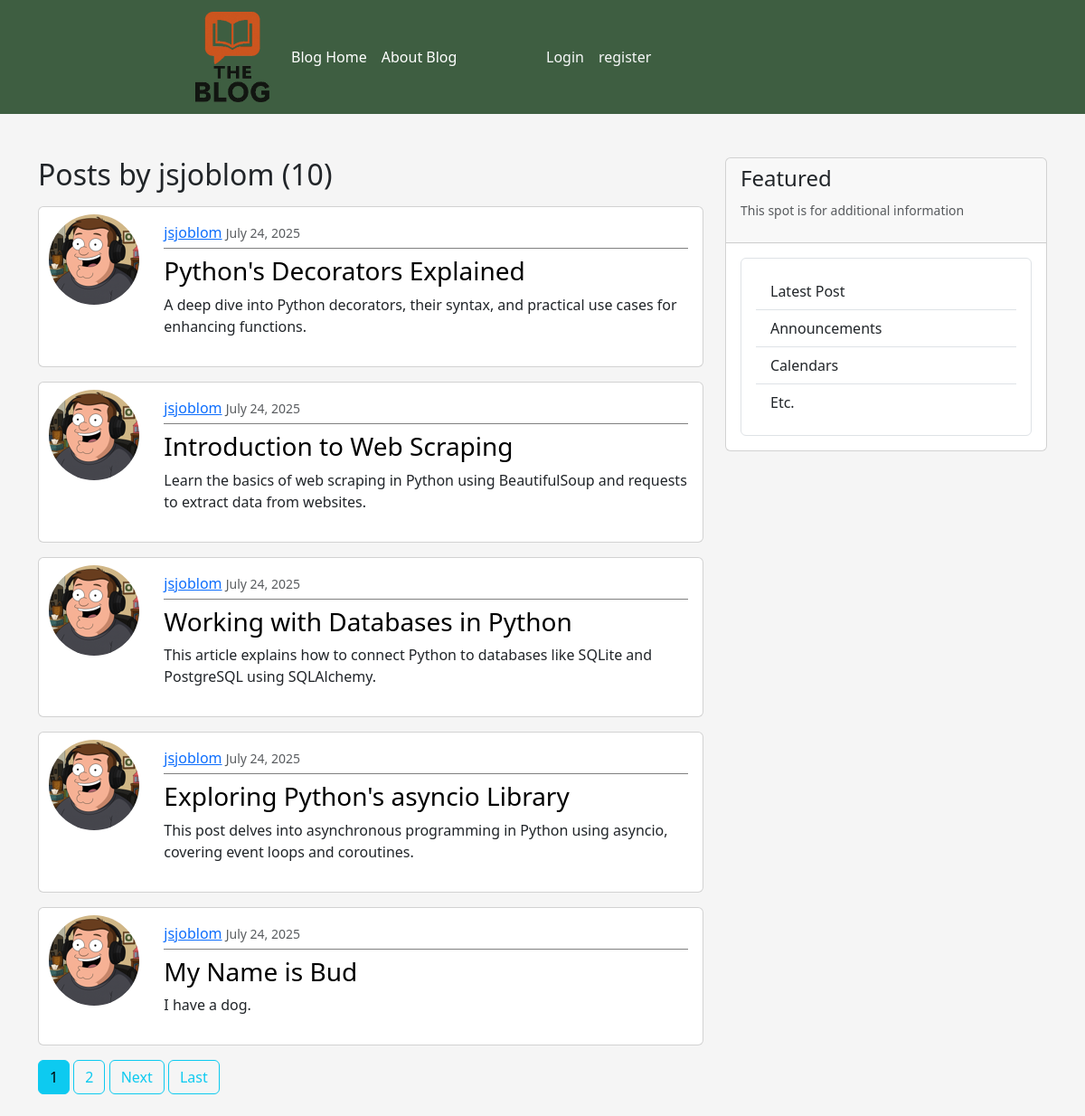
Screenshot of /user/jsjoblom/ with the database file from the repository.
### blog/models.py (models this page shows, shortened)
class Post(models.Model):
    title = models.CharField(max_length=100)
    content = models.TextField()
    date_posted = models.DateTimeField(default=timezone.now)
    author = models.ForeignKey(User, on_delete=models.CASCADE)

### users/models.py (models this page shows, shortened)
class Profile(models.Model):
    user = models.OneToOneField(User, on_delete=models.CASCADE)
    image = models.ImageField(default='default.jpg', upload_to='pics')

### blog/views.py (the view)
# urls.py: path('user/<str:username>/', UserPostListView.as_view(), name='user-posts'),
class UserPostListView(ListView):
    model = Post
    template_name = 'blog/user_posts.html'
    context_object_name = 'posts'
    paginate_by = 5
    def get_queryset(self):
        user = get_object_or_404(User, username=self.kwargs.get('username'))
        return Post.objects.filter(author=user).order_by('-date_posted')

### templates/blog/user_posts.html (shortened to what this page needs)
{% extends 'base.html' %}
{% block content %}
<h2 class="mb-3">Posts by {{ view.kwargs.username }} ({{ page_obj.paginator.count }})</h2>
{% for post in posts %}
<div class="card mb-3">
  <div class="row g-0">
    <div class="col-md-2">
        <div class="d-flex justify-content-center">
            <div class="mt-2">
                <img src="{{ post.author.profile.image.url }}" class="rounded-circle" alt="...">
            </div>
        </div>
    </div>
    <div class="col-md-10">
      <div class="card-body">
        <div class="article-metadata card-title">
            <a class="mr-2" href="{% url 'user-posts' post.author.username %}">{{ post.author }}</a>
            <small class="text-muted">{{ post.date_posted|date:"F d, Y" }}</small>
        </div>
        <h3>
            <a class="article-title" href="{% url 'post-detail' post.id %}">{{ post.title }}</a>
        </h3>
            <p class="article-content">{{ post.content }}</p>
      </div>
    </div>
  </div>
</div>
{% endfor %}
{% if is_paginated %}
    {% for num in page_obj.paginator.page_range %}
        {% if page_obj.number == num %}
            <a class="btn btn-info mb-4" href="?page={{ num }}">{{ num }}</a>
        {% elif num > page_obj.number|add:'-3' and num < page_obj.number|add:'3' %}
            <a class="btn btn-outline-info mb-4" href="?page={{ num }}">{{num}}</a>
        {% endif %}
    {% endfor %}
    {% if page_obj.has_next%}
        <a class="btn btn-outline-info mb-4" href="?page={{ page_obj.next_page_number }}">Next</a>
        <a class="btn btn-outline-info mb-4" href="?page={{ page_obj.paginator.num_pages }}">Last</a>
    {% endif %}
{% endif %}
{% endblock %}

### static/css/styles.css (style rules this page uses)
body { background-color: #f5f5f5; }
.article-metadata { padding-bottom: 5px; border-bottom: 1px solid grey; }
.article-title { text-decoration: none; color: black; }

### rows the page displays
Post: author.profile.image (picture), author "jsjoblom", date_posted "July 24, 2025", title "Python's Decorators Explained", content "A deep dive into Python decorators, their syntax, and practical use cases for enhancing functions."
Post: author.profile.image (picture), author "jsjoblom", date_posted "July 24, 2025", title "Introduction to Web Scraping", content "Learn the basics of web scraping in Python using BeautifulSoup and requests to extract data from websites."
Post: author.profile.image (picture), author "jsjoblom", date_posted "July 24, 2025", title "Working with Databases in Python", content "This article explains how to connect Python to databases like SQLite and PostgreSQL using SQLAlchemy."
Post: author.profile.image (picture), author "jsjoblom", date_posted "July 24, 2025", title "Exploring Python's asyncio Library", content "This post delves into asynchronous programming in Python using asyncio, covering event loops and coroutines."
Post: author.profile.image (picture), author "jsjoblom", date_posted "July 24, 2025", title "My Name is Bud", content "I have a dog."

### other values shown
{{ view.kwargs.username }} "jsjoblom"
{{ page_obj.paginator.count }} "10"
{{ num }} "1"
{{ num }} "2"
